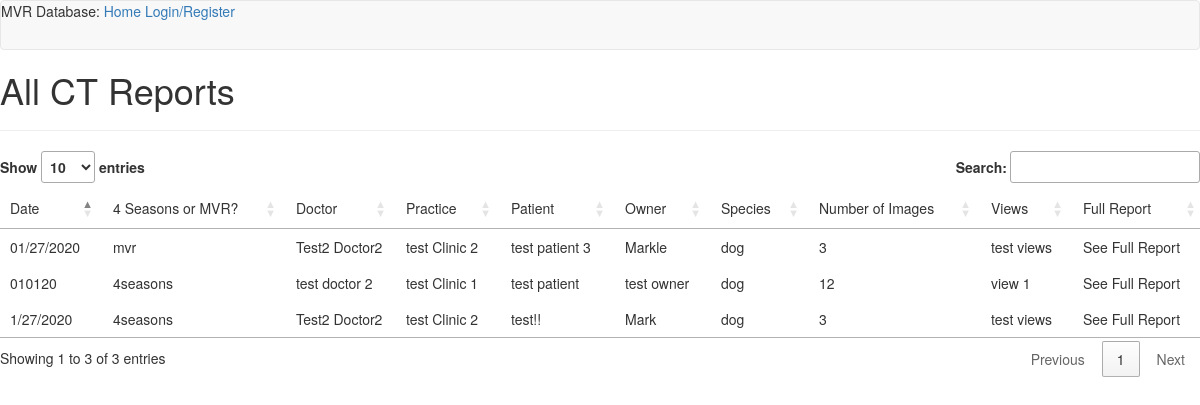
The page /cttable on the database its author committed.
### app/models.py (models this page shows, shortened)
class Report_CT(db.Model):
    id = db.Column(db.Integer, primary_key=True)
    doctor = db.Column(db.String(24))
    docSerialNum = db.Column(db.String(20))
    patient = db.Column(db.String(24))
    species = db.Column(db.String(6))
    owner = db.Column(db.String(24))
    CT_Image_Date = db.Column(db.String(12))
    CT_NumImages = db.Column(db.Integer)
    CTView = db.Column(db.String(24))
    CT_Findings = db.Column(db.String(360))
    CT_Conclusions = db.Column(db.String(360))
    Clinic_Phone = db.Column(db.String(20))
    date = db.Column(db.String(12))
    clinicSerialNum = db.Column(db.Integer())
    clinic = db.Column(db.String(24))
    mvr4seasons = db.Column(db.String(24))
    timestamp = db.Column(db.DateTime, index=True, default=datetime.utcnow)

### app/routes.py (the view)
@app.route('/cttable', methods=['GET'])
def ctTable():
    ct = Report_CT.query.all()
    return render_template('/tables/ctTable.html', title='All CT Reports', ct=ct)

### app/templates/tables/ctTable.html (shortened to what this page needs)
{% extends "base.html" %}
{% block app_content %}
<link rel="stylesheet" type="text/css" href="https://cdn.datatables.net/1.10.19/css/jquery.dataTables.min.css">
<h1>All CT Reports</h1>
<hr />
<table id="table-1">
    <thead>
        <td>Date</td><td>4 Seasons or MVR?</td><td>Doctor</td><td>Practice</td><td>Patient</td><td>Owner</td><td>Species</td><td>Number of Images</td><td>Views</td><td>Full Report</td>
    </thead>
    <tbody>
    {% for c in ct %}
    <tr>
        <td>{{ c.date }}</td><td>{{ c.mvr4seasons }}</td><td>{{ c.doctor }}</td><td>{{ c.clinic }}</td><td>{{ c.patient }}</td><td>{{ c.owner }}</td><td>{{ c.species }}</td><td>{{ c.CT_NumImages }}</td><td>{{ c.CTView }}</td><td>See Full Report</td>
    </tr>
    {% endfor %}
    </tbody>
</table>
{% endblock %}

### rows shown on the page
Report_CT: date "010120", mvr4seasons "4seasons", doctor "test doctor 2", clinic "test Clinic 1", patient "test patient", owner "test owner", species "dog", CT_NumImages "12", CTView "view 1"
Report_CT: date "1/27/2020", mvr4seasons "4seasons", doctor "Test2 Doctor2", clinic "test Clinic 2", patient "test!!", owner "Mark", species "dog", CT_NumImages "3", CTView "test views"
Report_CT: date "01/27/2020", mvr4seasons "mvr", doctor "Test2 Doctor2", clinic "test Clinic 2", patient "test patient 3", owner "Markle", species "dog", CT_NumImages "3", CTView "test views"
